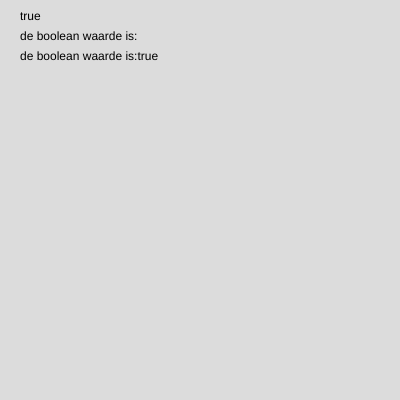
Frame 1 (no input)
Frame 60 (no input): identical to frame 1, image omitted
Frame 120 (the mouse pressed at the canvas centre since frame 60): identical to frame 1, image omitted

The p5.js sketch that drew this single still picture (run headless with seeded random() and noise() and a simulated clock; from frame 60 on, the mouse is pressed at the canvas centre):

// p5.js sketch
// ── sketch.js
let isTrue = true;


//Let output = ()

let message = 'de boolean waarde is:';

let combinedMessage = message + isTrue;


function mouseClicked(){


  isTrue = !isTrue;
 
}


function setup() {
  createCanvas(400, 400);
}

function draw() {
  background(220);

  text(isTrue, 20,20);

  text(message, 20,40);

  text(combinedMessage, 20,60);





//if(isClicked)
//{
 // text('clicked',20,20);

//}
//else{
 // text('not clicked',20,20);


}
